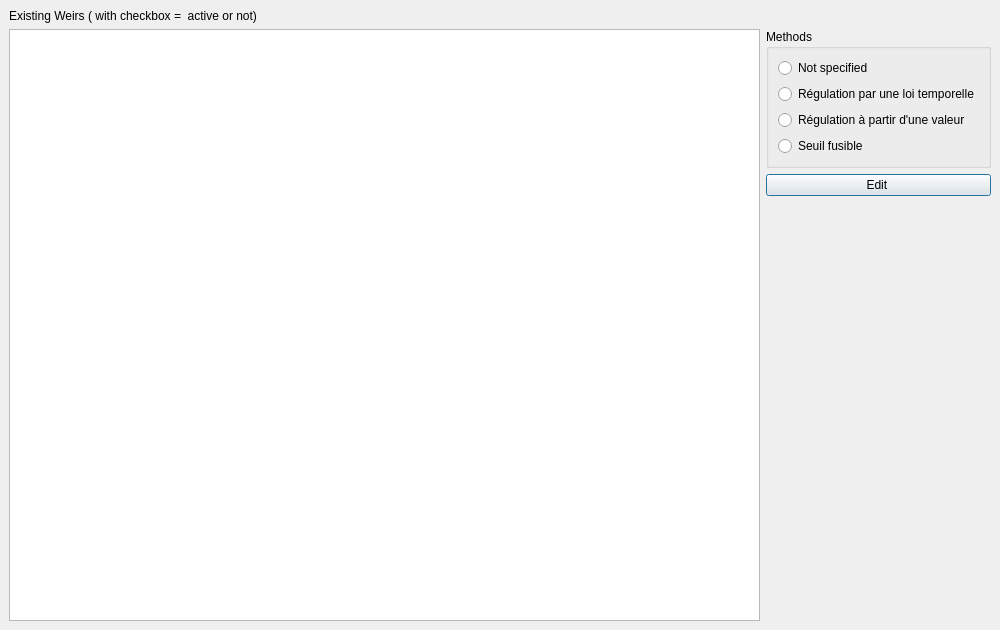
<?xml version="1.0" encoding="UTF-8"?>
<ui version="4.0">
 <class>Dialog</class>
 <widget class="QDialog" name="Dialog">
  <property name="geometry">
   <rect>
    <x>0</x>
    <y>0</y>
    <width>1000</width>
    <height>630</height>
   </rect>
  </property>
  <property name="windowTitle">
   <string>Dialog</string>
  </property>
  <layout class="QVBoxLayout" name="verticalLayout_3">
   <property name="leftMargin">
    <number>0</number>
   </property>
   <property name="topMargin">
    <number>0</number>
   </property>
   <property name="rightMargin">
    <number>0</number>
   </property>
   <property name="bottomMargin">
    <number>0</number>
   </property>
   <item>
    <widget class="QStackedWidget" name="main_sw">
     <property name="currentIndex">
      <number>0</number>
     </property>
     <widget class="QWidget" name="page">
      <layout class="QVBoxLayout" name="verticalLayout_4">
       <item>
        <widget class="QLabel" name="lbl_table">
         <property name="text">
          <string>Existing Weirs ( with checkbox =  active or not)</string>
         </property>
        </widget>
       </item>
       <item>
        <layout class="QHBoxLayout" name="horizontalLayout">
         <item>
          <widget class="QListView" name="lst_obj"/>
         </item>
         <item>
          <layout class="QVBoxLayout" name="verticalLayout_2">
           <item>
            <widget class="QGroupBox" name="gbox_method">
             <property name="title">
              <string>Methods</string>
             </property>
             <layout class="QVBoxLayout" name="verticalLayout_5">
              <item>
               <widget class="QRadioButton" name="rb_met_0">
                <property name="text">
                 <string>Not specified</string>
                </property>
               </widget>
              </item>
              <item>
               <widget class="QRadioButton" name="rb_met_1">
                <property name="text">
                 <string>Régulation par une loi temporelle</string>
                </property>
               </widget>
              </item>
              <item>
               <widget class="QRadioButton" name="rb_met_2">
                <property name="text">
                 <string>Régulation à partir d'une valeur</string>
                </property>
               </widget>
              </item>
              <item>
               <widget class="QRadioButton" name="rb_met_3">
                <property name="text">
                 <string>Seuil fusible</string>
                </property>
               </widget>
              </item>
             </layout>
            </widget>
           </item>
           <item>
            <widget class="QPushButton" name="bt_edit">
             <property name="text">
              <string>Edit </string>
             </property>
            </widget>
           </item>
           <item>
            <spacer name="verticalSpacer">
             <property name="orientation">
              <enum>Qt::Vertical</enum>
             </property>
             <property name="sizeHint" stdset="0">
              <size>
               <width>20</width>
               <height>40</height>
              </size>
             </property>
            </spacer>
           </item>
          </layout>
         </item>
        </layout>
       </item>
      </layout>
     </widget>
     <widget class="QWidget" name="page_2">
      <layout class="QVBoxLayout" name="verticalLayout_6">
       <item>
        <layout class="QVBoxLayout" name="lay_met1"/>
       </item>
      </layout>
     </widget>
     <widget class="QWidget" name="page_3">
      <layout class="QHBoxLayout" name="horizontalLayout_2">
       <item>
        <layout class="QVBoxLayout" name="lay_met2"/>
       </item>
      </layout>
     </widget>
     <widget class="QWidget" name="page_4">
      <layout class="QHBoxLayout" name="horizontalLayout_3">
       <item>
        <layout class="QVBoxLayout" name="lay_met3"/>
       </item>
      </layout>
     </widget>
    </widget>
   </item>
  </layout>
  <action name="actionB_edit">
   <property name="text">
    <string>b_edit</string>
   </property>
   <property name="toolTip">
    <string>b_edit</string>
   </property>
  </action>
 </widget>
 <resources/>
 <connections>
  <connection>
   <sender>bt_edit</sender>
   <signal>clicked()</signal>
   <receiver>actionB_edit</receiver>
   <slot>trigger()</slot>
   <hints>
    <hint type="sourcelabel">
     <x>372</x>
     <y>166</y>
    </hint>
    <hint type="destinationlabel">
     <x>-1</x>
     <y>-1</y>
    </hint>
   </hints>
  </connection>
 </connections>
</ui>
